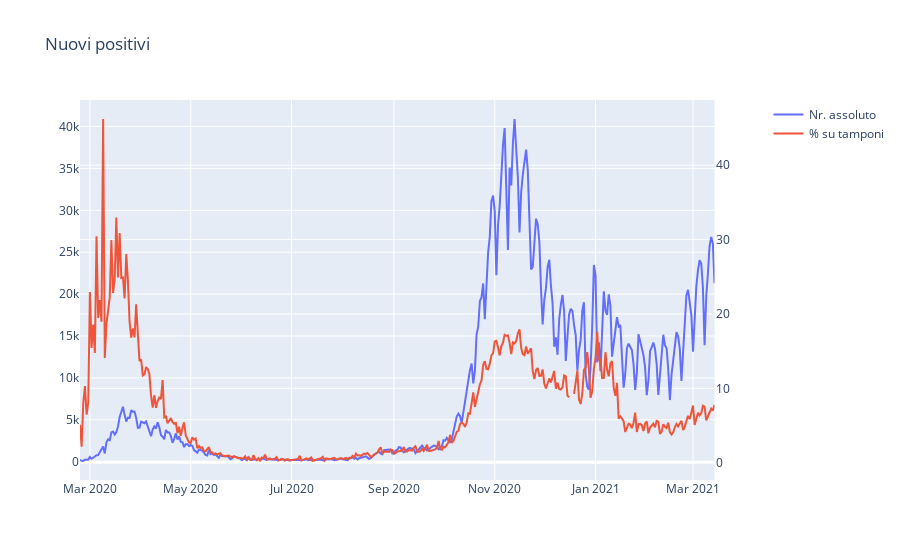

The notebook cell this image was saved under:
### Markdown cell above
### grafico 1.1.1: nazionale - nuovi casi assoluti e % su tamponi (due linechart con assi disgiunti)

### Code cell
fig_1_1_1 = make_subplots(specs=[[{"secondary_y": True}]])

fig_1_1_1.add_trace(
   go.Scatter(x=df_nazionali["data"], y=df_nazionali["nuovi_positivi"], name='Nr. assoluto'), 
   secondary_y=False
)

fig_1_1_1.add_trace(
   go.Scatter(x=df_nazionali["data"], y=100*df_nazionali["nuovi_positivi"]/df_nazionali["nuovi_tamponi"], name='% su tamponi'),
   secondary_y=True
)

fig_1_1_1.update_layout(title_text='Nuovi positivi')

fig_1_1_1.show()

### Figure 1 — Plotly figure (JSON) as saved in the notebook; plotly's stock layout.template omitted (floating-point values rounded to 4 significant figures; data arrays with more than 128 entries replaced by an {"elided": "..."} marker saying what was removed)
{"data": [{"name": "Nr. assoluto", "type": "scatter", "x": {"elided": "385 str values"}, "xaxis": "x", "y": {"elided": "385 int values"}, "yaxis": "y"}, {"name": "% su tamponi", "type": "scatter", "x": {"elided": "385 str values"}, "xaxis": "x", "y": {"elided": "385 float values"}, "yaxis": "y2"}], "layout": {"autosize": true, "title": {"text": "Nuovi positivi"}, "xaxis": {"anchor": "y", "autorange": true, "domain": [0, 0.94], "range": ["2020-02-24", "2021-03-14"], "type": "date"}, "yaxis": {"anchor": "x", "autorange": true, "domain": [0, 1], "range": [-2190, 43170], "type": "linear"}, "yaxis2": {"anchor": "x", "autorange": true, "overlaying": "y", "range": [-2.323, 48.76], "side": "right", "type": "linear"}}}
